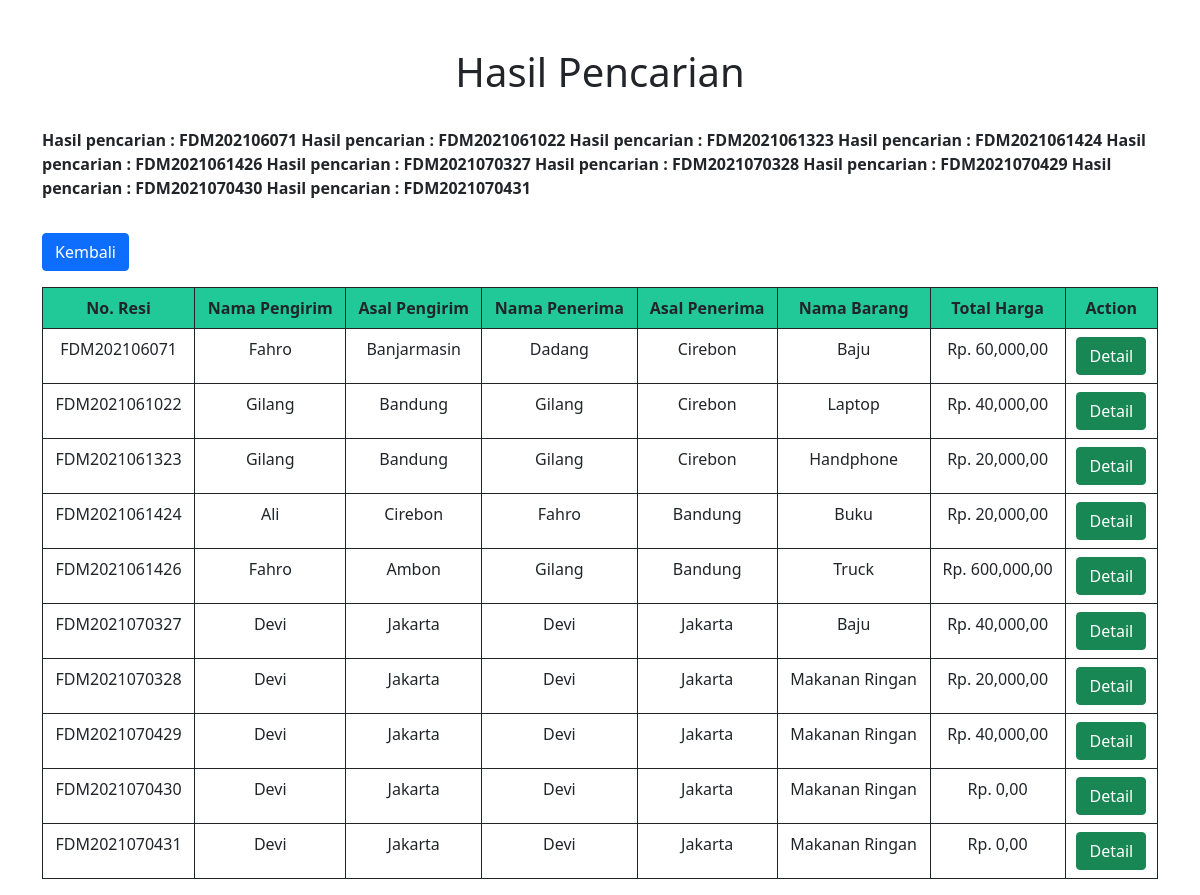
The page /cekresinolog.php on the database its author committed.
### tables this page shows
CREATE TABLE `order` (
  `id` int(11) NOT NULL,
  `no_resi` varchar(50) NOT NULL,
  `tgl_transaksi` varchar(25) NOT NULL,
  `nama_pengirim` varchar(100) NOT NULL,
  `asal_pengirim` varchar(50) NOT NULL,
  `alamat_pengirim` varchar(500) NOT NULL,
  `pos_pengirim` varchar(10) NOT NULL,
  `nomor_pengirim` varchar(25) NOT NULL,
  `nama_penerima` varchar(100) NOT NULL,
  `asal_penerima` varchar(50) NOT NULL,
  `alamat_penerima` varchar(500) NOT NULL,
  `pos_penerima` varchar(10) NOT NULL,
  `nomor_penerima` varchar(25) NOT NULL,
  `nama_barang` varchar(50) NOT NULL,
  `berat_barang` varchar(10) NOT NULL,
  `jenis_barang` varchar(30) NOT NULL,
  `banyak_barang` varchar(5) NOT NULL,
  `total_transaksi` varchar(50) NOT NULL,
  `status` varchar(100) NOT NULL
);

### functions.php (called while the page is built, shortened)
<?php
function rupiah($harga)
{
    $hasil = "Rp. " . number_format($harga, '2', ',', ',');
    return $hasil;
}

### cekresinolog.php (the view, shortened to what this page needs)
<?php
require "functions.php";
?>
<!DOCTYPE html>
<html>
<head>
    <link rel="stylesheet" type="text/css" href="css/style.css">
</head>
<body>
    <div class="wrap">
        <div class="container">
            <h1 style="text-align: center;" class="mt-5">Hasil Pencarian</h1>
            <br>
            <?php
                $cari = $_GET['cari'];
                $query = "SELECT * from `order` where no_resi like '%".$cari."%' limit 10";
                $query_exec = mysqli_query($conn, $query);
                while ($row = mysqli_fetch_array($query_exec)):
            ?>
            <?php
            if (isset($row['no_resi'])) {
                $cari = $row['no_resi'];
                echo "<b>Hasil pencarian : " . $cari . "</b>";
            }
            ?>
            <?php endwhile; ?>
            <a href="index.php" role="button" class="btn btn-primary mb-3">Kembali</a>
            <table class="table table-bordered border-dark">
                <thead class="table table-bordered border-dark" style="background-color: #20c997;">
                    <tr style="text-align: center;">
                        <th scope="col">No. Resi</th>
                        <th scope="col">Nama Pengirim</th>
                        <th scope="col">Asal Pengirim</th>
                        <th scope="col">Nama Penerima</th>
                        <th scope="col">Asal Penerima</th>
                        <th scope="col">Nama Barang</th>
                        <th scope="col">Total Harga</th>
                        <th scope="col">Action</th>
                    </tr>
                </thead>
                <tbody>
                <div id='result'>
                <?php
                    $cari = $_GET['cari'];
                    $query = "SELECT * from `order` where no_resi like '%".$cari."%' limit 10";
                    $query_exec = mysqli_query($conn, $query);
                    while ($row = mysqli_fetch_array($query_exec)):
                    ?>
                            <tr style="text-align: center;">
                                <td><?php echo $row['no_resi']; ?></td>
                                <td><?php echo $row['nama_pengirim']; ?></td>
                                <td><?php echo $row['asal_pengirim']; ?></td>
                                <td><?php echo $row['nama_penerima']; ?></td>
                                <td><?php echo $row['asal_penerima']; ?></td>
                                <td><?php echo $row['nama_barang']; ?></td>
                                <td><?php echo rupiah($row['total_transaksi']); ?></td>
                                <td><a role="button" class="btn btn-success" href="detaildatanolog.php?no_resi=<?= $row['no_resi'] ?>">Detail</a></td>
                            </tr>
                </div>
                <?php
                    endwhile;
                ?>
</body>
</html>

### rows shown on the page
order: no_resi "FDM202106071", nama_pengirim "Fahro", asal_pengirim "Banjarmasin", nama_penerima "Dadang", asal_penerima "Cirebon", nama_barang "Baju", total_transaksi "Rp. 60,000,00"
order: no_resi "FDM2021061022", nama_pengirim "Gilang", asal_pengirim "Bandung", nama_penerima "Gilang", asal_penerima "Cirebon", nama_barang "Laptop", total_transaksi "Rp. 40,000,00"
order: no_resi "FDM2021061323", nama_pengirim "Gilang", asal_pengirim "Bandung", nama_penerima "Gilang", asal_penerima "Cirebon", nama_barang "Handphone", total_transaksi "Rp. 20,000,00"
order: no_resi "FDM2021061424", nama_pengirim "Ali", asal_pengirim "Cirebon", nama_penerima "Fahro", asal_penerima "Bandung", nama_barang "Buku", total_transaksi "Rp. 20,000,00"
order: no_resi "FDM2021061426", nama_pengirim "Fahro", asal_pengirim "Ambon", nama_penerima "Gilang", asal_penerima "Bandung", nama_barang "Truck", total_transaksi "Rp. 600,000,00"
order: no_resi "FDM2021070327", nama_pengirim "Devi", asal_pengirim "Jakarta", nama_penerima "Devi", asal_penerima "Jakarta", nama_barang "Baju", total_transaksi "Rp. 40,000,00"
order: no_resi "FDM2021070328", nama_pengirim "Devi", asal_pengirim "Jakarta", nama_penerima "Devi", asal_penerima "Jakarta", nama_barang "Makanan Ringan", total_transaksi "Rp. 20,000,00"
order: no_resi "FDM2021070429", nama_pengirim "Devi", asal_pengirim "Jakarta", nama_penerima "Devi", asal_penerima "Jakarta", nama_barang "Makanan Ringan", total_transaksi "Rp. 40,000,00"
order: no_resi "FDM2021070430", nama_pengirim "Devi", asal_pengirim "Jakarta", nama_penerima "Devi", asal_penerima "Jakarta", nama_barang "Makanan Ringan", total_transaksi "Rp. 0,00"
order: no_resi "FDM2021070431", nama_pengirim "Devi", asal_pengirim "Jakarta", nama_penerima "Devi", asal_penerima "Jakarta", nama_barang "Makanan Ringan", total_transaksi "Rp. 0,00"
